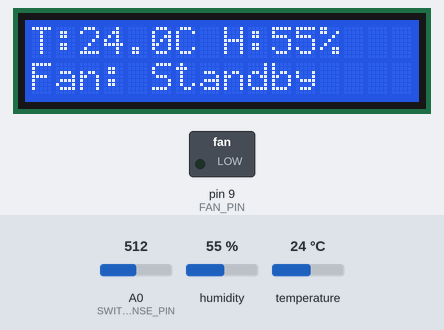
A sketch run on a simulated Arduino Uno, built with avr-gcc and run on an emulated ATmega328P. On the bench: 16×2 character LCD, switched loads named in the sketch (green lamp = pin HIGH). The test bench sets the inputs (shaded band); at power-on: temperature 24 °C, A0 (SWITCH_SENSE_PIN) = 512, humidity 55 %.

Above: at 2.7 s.
2.8 s: temperature set to 28 °C
At 4.6 s:
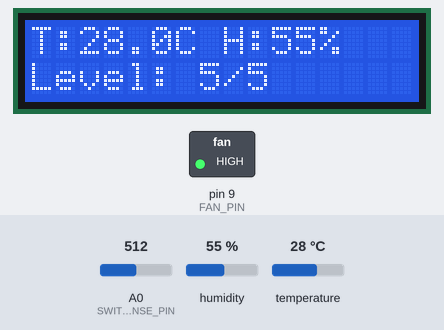
5.1 s: A0 (SWITCH_SENSE_PIN) set to 53
6.6 s: A0 (SWITCH_SENSE_PIN) set to 45
At 7.7 s:
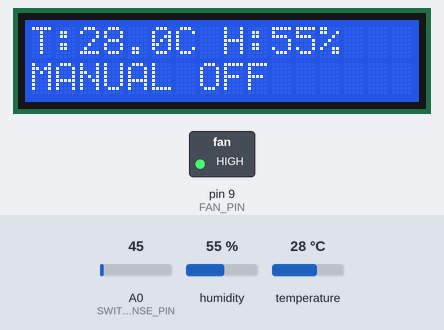
8.1 s: temperature set to 12 °C
At 10.3 s:
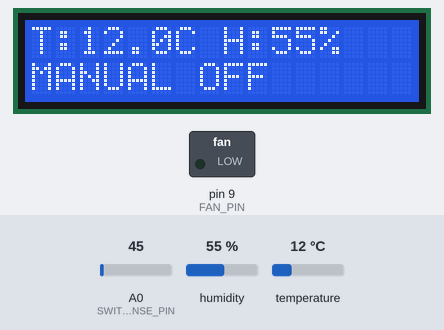
11.2 s: humidity set to 22 %
At 12.2 s:
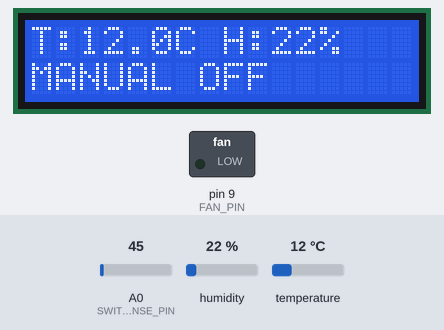
13.3 s: A0 (SWITCH_SENSE_PIN) set to 122
At 13.9 s:
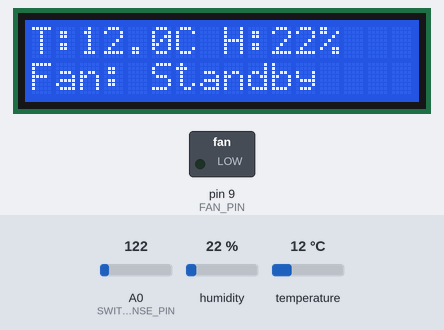
Timing chart, 0 to 15.8 s (numbered marks = the images above; inputs shaded):
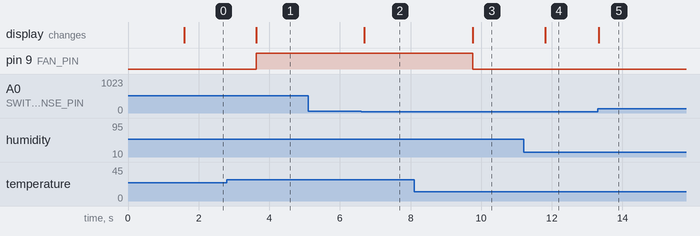

Measured:
- the behaviour switches between 50 and 49 on A0 (SWITCH_SENSE_PIN) (found by bisection; images 1 and 2)
- after the input at 2.8 s, pin 9 (FAN_PIN): LOW → HIGH after 0.83 s; the display: changes after 0.84 s (image 1)
- after the input at 5.1 s, every drawn part: stays the same
- after the input at 6.6 s, the display: changes after 0.09 s (image 2)
- after the input at 8.1 s, pin 9 (FAN_PIN): HIGH → LOW after 1.7 s; the display: changes after 1.7 s (image 3)
- after the input at 11.2 s, the display: changes after 0.61 s (image 4)
- after the input at 13.3 s, the display: changes at once (image 5)

The sketch:

main.ino
```cpp
#include <LiquidCrystal.h>
#include <DHT.h>

// LCD Setup: RS, E, D4, D5, D6, D7
LiquidCrystal lcd(12, 11, 5, 4, 3, 2);

#define DHTPIN 8
#define DHTTYPE DHT11
#define FAN_PIN 9
#define SWITCH_SENSE_PIN A0

DHT dht(DHTPIN, DHTTYPE);

const float baseTemp = 25.0 ;
const float tempStep = 0.20;

void setup() {
  dht.begin();
  lcd.begin(16, 2);
  pinMode(FAN_PIN, OUTPUT);
  pinMode(SWITCH_SENSE_PIN, INPUT);

  lcd.print("System Booting...");
  delay(1500);
  lcd.clear();
}

void loop() {
  float temp = dht.readTemperature();
  float hum = dht.readHumidity();

  // Read the voltage after the manual switch
  int switchVal = analogRead(SWITCH_SENSE_PIN);

  if (isnan(temp)) {
    lcd.setCursor(0, 0);
    lcd.print("Sensor Error!   ");
    return;
  }

  int fanLevel = 0;
  int pwmValue = 0;

  // Calculate desired speed based on Temp
  if (temp >= baseTemp) {
    fanLevel = (int)((temp - baseTemp) / tempStep) + 1;
    if (fanLevel > 5) fanLevel = 5;
    pwmValue = map(fanLevel, 1, 5, 80, 255);
  }

  // Apply PWM to the transistor
  analogWrite(FAN_PIN, pwmValue);

  // LINE 1: Data Display
  lcd.setCursor(0, 0);
  lcd.print("T:"); lcd.print(temp, 1);
  lcd.print("C H:"); lcd.print((int)hum);
  lcd.print("%   ");

  // LINE 2: Status Display
  lcd.setCursor(0, 1);

  // 1. Check if the physical switch is OFF
  // (Assuming A0 is connected to the motor's positive terminal)
  if (switchVal < 50) {
    lcd.print("MANUAL OFF     ");
  }
  // 2. If switch is ON, check if we are below the temp threshold
  else if (fanLevel == 0) {
    lcd.print("Fan: Standby   ");
  }
  // 3. If switch is ON and it's hot enough, show the level
  else {
    lcd.print("Level: ");
    lcd.print(fanLevel);
    lcd.print("/5      ");
  }

  delay(500);
}
```
